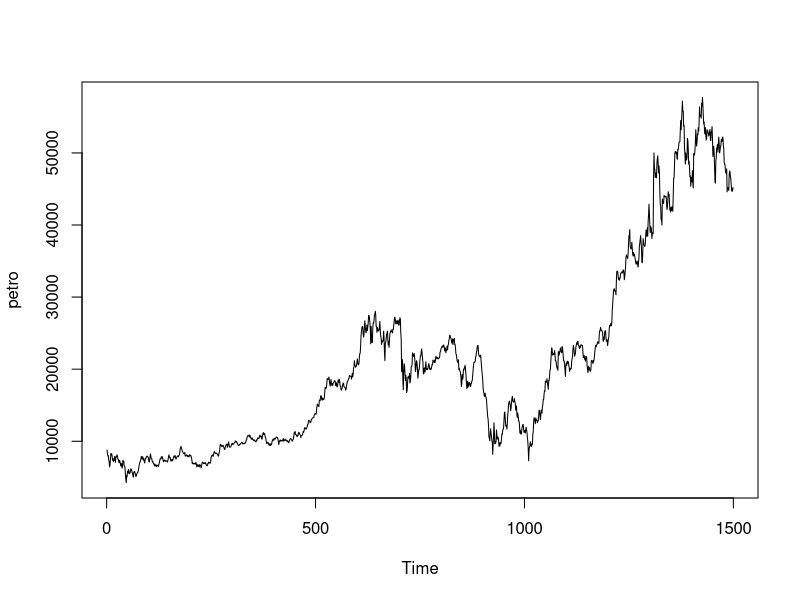
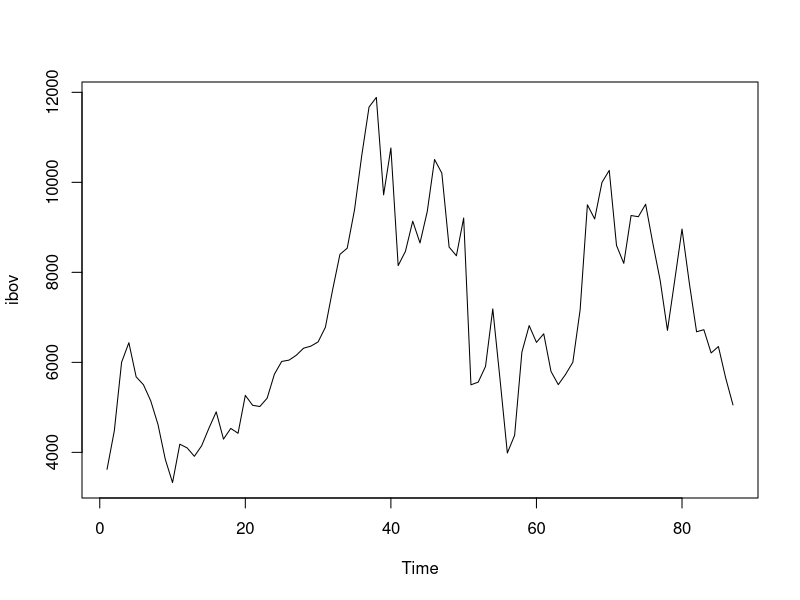
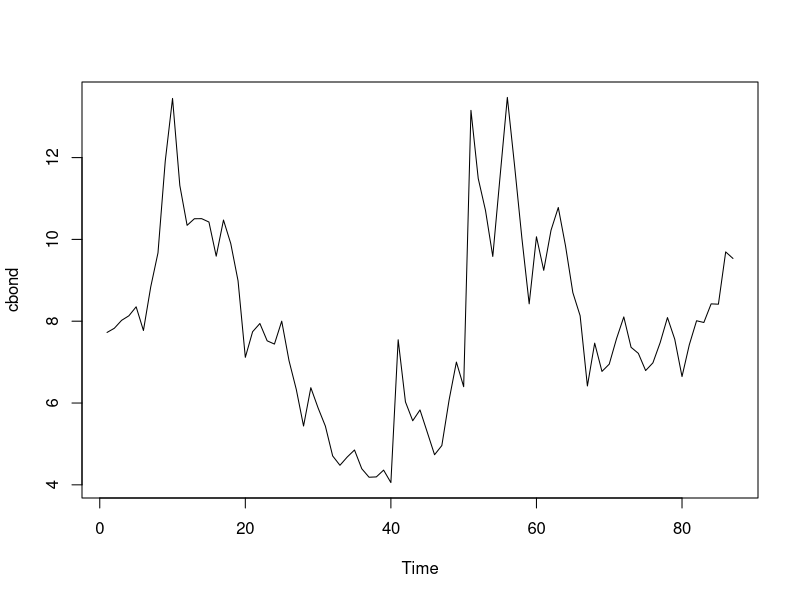

These figures' R source, in order:
## ---- chunk 1
library(tseries)
library(urca)
library(readr)

petro <- read.csv("data/d-petro95.00.dat", header=FALSE)

ibv_cbond <- read.csv("data/m-ibv94.01.dat", header=TRUE, sep = "")

ibov <- ibv_cbond$IBOV

cbond <- ibv_cbond$CBOND
## ---- chunk 2
ts.plot(petro)
## ---- chunk 3

adf_petro_trend <- ur.df(petro$V1, type="trend", selectlags="AIC")
summary(adf_petro_trend)

## ---- chunk 4
ts.plot(ibov)
## ---- chunk 5
adf_ibv_trend <- ur.df(ibov, type="trend", selectlags="AIC")
summary(adf_ibv_trend)
## ---- chunk 6
adf_ibv_drift <- ur.df(ibov, type= "drift", selectlags="AIC")
summary(adf_ibv_drift)
## ---- chunk 7
ts.plot(cbond)
## ---- chunk 8
adf_cbond_trend <- ur.df(cbond, type="trend", selectlags="AIC")
summary(adf_cbond_trend)
## ---- chunk 9
adf_cbond_drift <- ur.df(cbond, type = "drift", selectlags = "AIC")
summary(adf_cbond_drift)
## ---- chunk 10
pp_petro <- ur.pp(petro$V1, type="Z-alpha", model="constant", lags="short")
summary(pp_petro)
## ---- chunk 11
pp_ibv <- ur.pp(ibov, type="Z-alpha", model="constant", lags="short")
summary(pp_ibv)
## ---- chunk 12
pp_cbond <- ur.pp(cbond, type="Z-alpha", model="constant", lags="short")
summary(pp_cbond)
